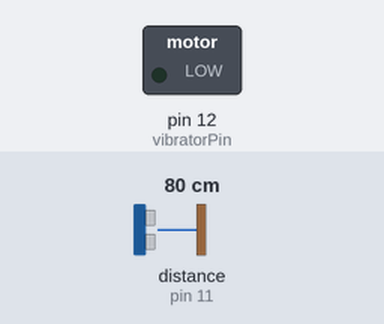
Simulated run of this sketch. Board: Arduino Uno, built with avr-gcc and run on an emulated ATmega328P. On the bench: switched loads named in the sketch (green lamp = pin HIGH). Wiring (inferred from the names in the program): ultrasonic range finder: trigger pin 13; echo pin 11. Inputs (shaded band) come from the test bench; at power-on: distance to the obstacle (sensor on pin 11) 80 cm. The echo pulse lasts 58.3 µs per cm; pins used as bus, display or sensor lines are not drawn.

Above: at 1.2 s.
1.3 s: distance to the obstacle (sensor on pin 11) set to 71 cm
2.8 s: distance to the obstacle (sensor on pin 11) set to 61 cm
At 3.8 s:
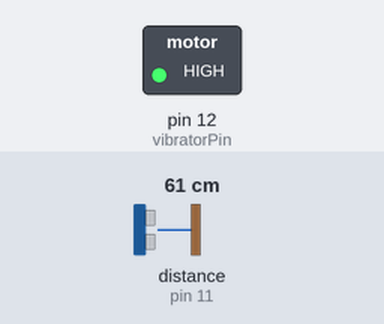
4.3 s: distance to the obstacle (sensor on pin 11) set to 4 cm
5.8 s: distance to the obstacle (sensor on pin 11) set to 2 cm
At 7.0 s:
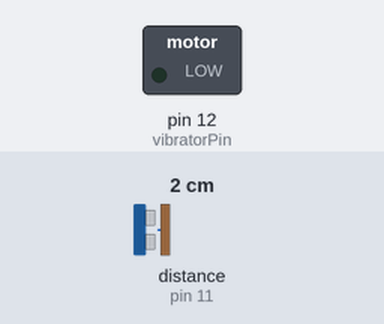
7.3 s: distance to the obstacle (sensor on pin 11) set to 9 cm
At 8.3 s:
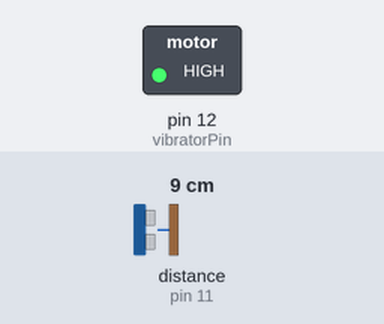
Timing chart, 0 to 9.8 s (numbered marks = the images above; inputs shaded):
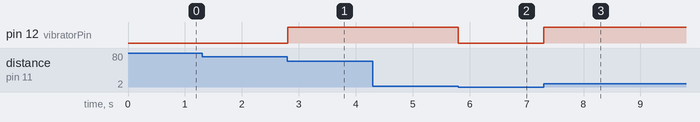

Measured:
- the behaviour switches between 67 and 66 cm on distance to the obstacle (sensor on pin 11) (found by bisection; images 0 and 1)
- the behaviour switches between 3 and 2 cm on distance to the obstacle (sensor on pin 11) (found by bisection; images 1 and 2)
- after the input at 1.3 s, every drawn part: stays the same
- after the input at 2.8 s, pin 12 (vibratorPin): LOW → HIGH at once
- after the input at 4.3 s, every drawn part: stays the same
- after the input at 5.8 s, pin 12 (vibratorPin): HIGH → LOW at once
- after the input at 7.3 s, pin 12 (vibratorPin): LOW → HIGH at once

The sketch:

ultrasonic_vibration_motor.ino
```cpp
int echoPin = 11;
int vibratorPin = 12;
int triggerPin = 13;

int maxDistance = 15000;

void setup(){
  pinMode(echoPin, INPUT);
  pinMode(triggerPin, OUTPUT);
  pinMode(vibratorPin, OUTPUT);
}

void loop(){
  digitalWrite(triggerPin, HIGH);
  delayMicroseconds(10);
  digitalWrite(triggerPin, LOW);
  int pulseWidth = pulseIn(echoPin, HIGH, maxDistance);
  if((pulseWidth < 110) || pulseWidth > maxDistance){
    pulseWidth = maxDistance;
  }
  pulseWidth = map(pulseWidth, 110, 15000, 170, 0);
  analogWrite(vibratorPin, pulseWidth);
}
```
